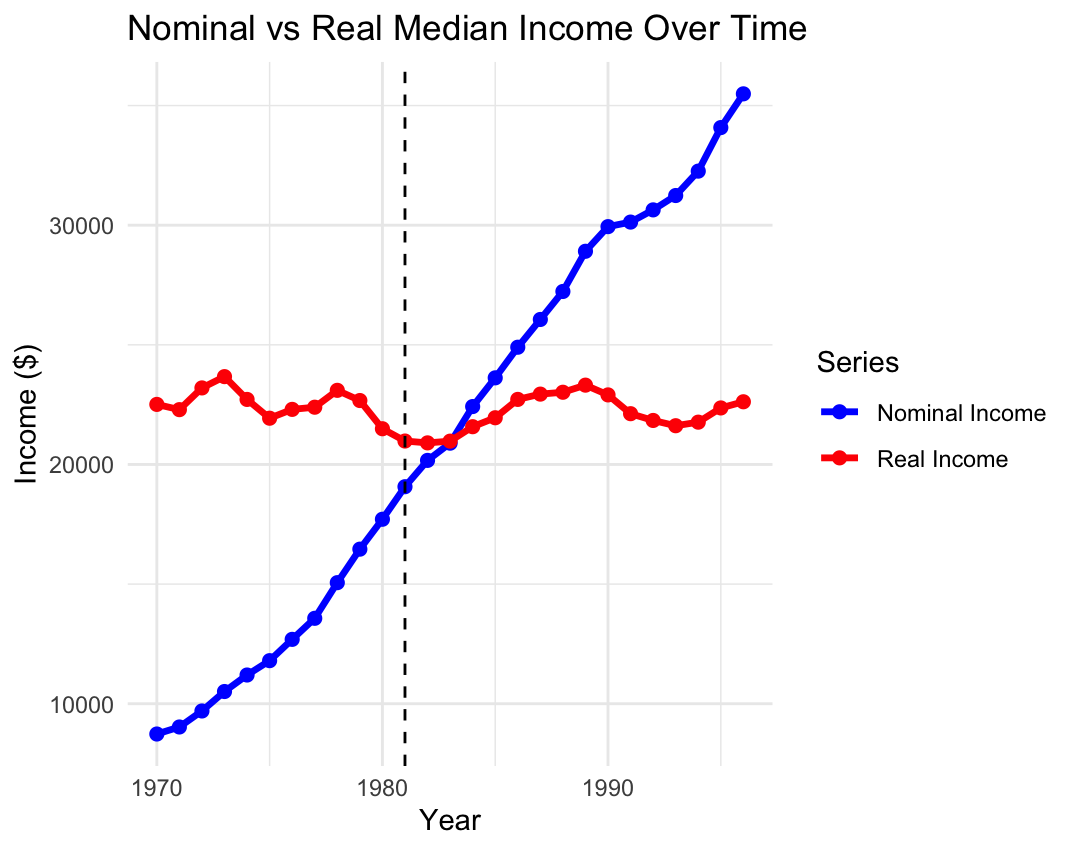

Here is the R script that generated this plot:
library(readr)
df <- read_csv("Downloads/Reagantax.csv")

head(df)
df <- na.omit(df)

# Model 1: Segmented regression (pre vs post)
model1 <- lm(MedianInc ~ Time + Post + TimePost, data = df)
summary(model1)

# Model 2: Direct effect of top marginal tax rate
model2 <- lm(MedianInc ~ Time + Toptax, data = df)
summary(model2)

# Model 3: Combined model
model3 <- lm(MedianInc ~ Time + Post + TimePost + Toptax, data = df)
summary(model3)

# Model 4: Segmented regression (pre vs post)
model4 <- lm(RealMedianInc ~ Time + Post + TimePost, data = df)
summary(model4)

# Model 5: Direct effect of top marginal tax rate
model5 <- lm(RealMedianInc ~ Time + Toptax, data = df)
summary(model5)

# Model 6: Combined model
model6 <- lm(RealMedianInc ~ Time + Post + TimePost + Toptax, data = df)
summary(model6)

library(ggplot2)

ggplot(df, aes(x = Year)) +
  geom_line(aes(y = MedianInc, color = "Nominal Income"), size = 1.2) +
  geom_point(aes(y = MedianInc, color = "Nominal Income"), size = 2) +
  geom_line(aes(y = RealMedianInc, color = "Real Income"), size = 1.2) +
  geom_point(aes(y = RealMedianInc, color = "Real Income"), size = 2) +
  geom_vline(xintercept = 1981, linetype = "dashed", color = "black") + # Tax cut year
  labs(
    title = "Nominal vs Real Median Income Over Time",
    x = "Year",
    y = "Income ($)",
    color = "Series"
  ) +
  theme_minimal() +
  scale_color_manual(values = c("Nominal Income" = "blue", "Real Income" = "red"))
